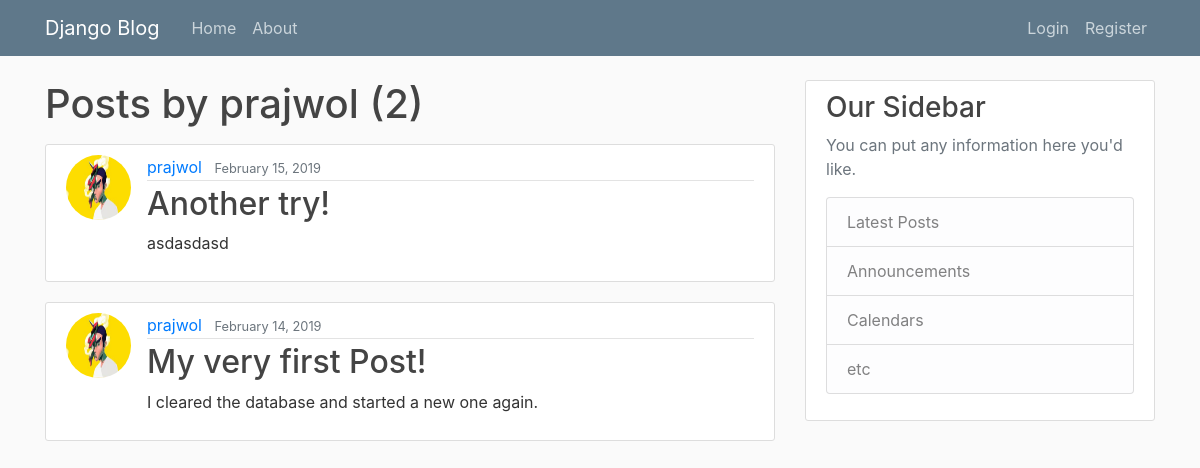
/user/prajwol/, run on the app's committed database.
### blog/models.py (models this page shows, shortened)
class Post(models.Model):
    title = models.CharField(max_length=100)
    content = models.TextField()
    date_posted = models.DateTimeField(default=timezone.now)
    author = models.ForeignKey(User, on_delete=models.CASCADE)

### user/models.py (models this page shows, shortened)
class Profile(models.Model):
    user = models.OneToOneField(User, on_delete=models.CASCADE)
    image = models.ImageField(default='default.jpg', upload_to='profile_pics')

### blog/views.py (the view)
# urls.py: path('user/<str:username>/', UserPostListView.as_view(), name='user-posts'),
class UserPostListView(ListView):
    model = Post
    template_name = 'blog/user_posts.html'
    context_object_name = 'posts'
    paginate_by = 5
    def get_queryset(self):
        user = get_object_or_404(User, username=self.kwargs.get('username'))
        queryset= Post.objects.filter(author = user).order_by('-date_posted')
        return queryset

### blog/templates/blog/user_posts.html (shortened to what this page needs)
{% extends 'blog/base.html' %}
{% block content %}
    <h1 class="mb-3">Posts by {{ view.kwargs.username }} ({{ page_obj.paginator.count }})</h1>
    {% for post in object_list %}
            <article class="media content-section">
                <img class="rounded-circle article-img" src="{{ post.author.profile.image.url }}">
                <div class="media-body">
                    <div class="article-metadata">
                        <a class="mr-2" href="{% url 'user-posts' post.author.username %}">{{ post.author }}</a>
                        <small class="text-muted">{{ post.date_posted|date:"F d, Y" }}</small>
                    </div>
                    <h2><a class="article-title" href="{% url 'post-detail' post.id %}">{{ post.title }}</a></h2>
                    <p class="article-content">{{ post.content }}</p>
                </div>
            </article>
    {% endfor %}
{% endblock content%}

### blog/static/blog/main.css (style rules this page uses)
body { background: #fafafa; color: #333333; margin-top: 5rem; }
h1, h2, h3, h4, h5, h6 { color: #444444; }
.content-section { background: #ffffff; padding: 10px 20px; border: 1px solid #dddddd; border-radius: 3px; margin-bottom: 20px; }
.article-title { color: #444444; }
.article-content { white-space: pre-line; }
.article-img { height: 65px; width: 65px; margin-right: 16px; }
.article-metadata { padding-bottom: 1px; margin-bottom: 4px; border-bottom: 1px solid #e3e3e3 }

### data on the page
Post: author.profile.image (picture), author "prajwol", date_posted "February 15, 2019", title "Another try!", content "asdasdasd"
Post: author.profile.image (picture), author "prajwol", date_posted "February 14, 2019", title "My very first Post!", content "I cleared the database and started a new one again."

### other printed values
{{ view.kwargs.username }} "prajwol"
{{ page_obj.paginator.count }} "2"
